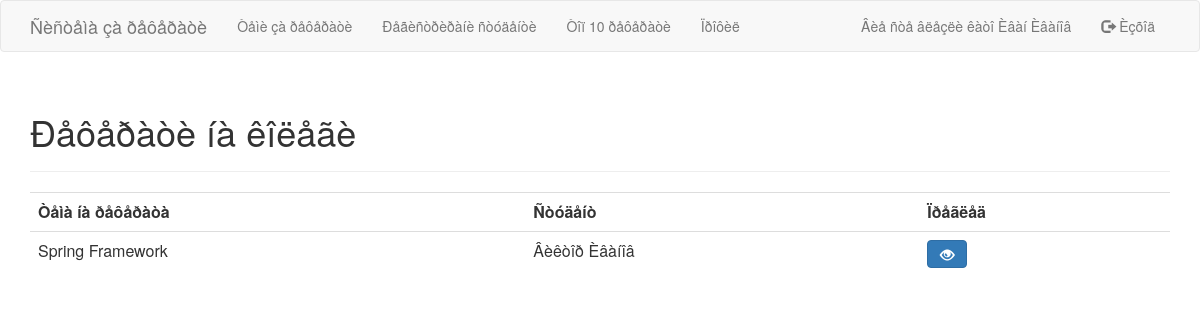
The page /essayList.php (signed in) on the database its author committed.
### tables this page shows
CREATE TABLE IF NOT EXISTS `essay` (
`id` int(11) NOT NULL,
  `title` varchar(128) NOT NULL,
  `content` text NOT NULL,
  `notes` text NOT NULL,
  `user_id` int(11) NOT NULL,
  `votes_sum` int(11) NOT NULL,
  `votes_count` int(11) NOT NULL,
  `upload_date` date NOT NULL,
  `version` int(11) NOT NULL
);

CREATE TABLE IF NOT EXISTS `user` (
`id` int(11) NOT NULL,
  `username` varchar(32) NOT NULL,
  `password` varchar(64) NOT NULL,
  `first_name` varchar(32) NOT NULL,
  `middle_name` varchar(32) NOT NULL,
  `last_name` varchar(32) NOT NULL,
  `role` int(1) NOT NULL,
  `fn` int(7) DEFAULT NULL
);

### Essay.php (called while the page is built, shortened)
<?php
include("User.php");
class Essay {
	function __construct($id, $title, $content, $notes, $user, $rating, $upload_date, $version) {
		$this->id = $id;
		$this->title = $title;
		$this->user = $user;
	}
	function __get($property) {
		return $this->$property;
	}
	public static function getColleagueEssays($conn, $author_id) {
		$sql = "select e.id, title, username, first_name, middle_name, last_name, role, fn, votes_count, votes_sum from essay e join user u on e.user_id = u.id where user_id <> $author_id and version = (select max(version) from essay e2 where e2.user_id = e.user_id)";
		$query = $conn->query($sql);
		while ($data = $query->fetch(PDO::FETCH_ASSOC)) {
			$user = new User($data["username"], $data["first_name"], $data["middle_name"], $data["last_name"], $data["role"], $data["fn"], null);
			if ($data["votes_count"] == 0) {
				$rating = 0;
			} else {
				$rating = round($data["votes_sum"] / $data["votes_count"], 2);
			}
			$essayList[] = new Essay($data["id"], $data["title"], null, null,  $user, $rating, null, null);
		}
		if (isset($essayList))
			return $essayList;
		return null;
	}
}
?>

### User.php (called while the page is built, shortened)
<?php
class User {
	function __construct($username, $firstName, $middleName, $lastName, $role, $fn, $essayId) {
		$this->firstName = $firstName;
		$this->lastName = $lastName;
	}
	function __get($property) {
		return $this->$property;
	}
}
?>

### essayList.php (the view, shortened to what this page needs)
<?php
include("Essay.php");
$conn = new PDO('mysql:host=' . DB_SERVER . ';dbname=' . DB_NAME, DB_USERNAME, DB_PASSWORD);
$essayList = Essay::getColleagueEssays($conn, $_SESSION["user_id"]);
?>
<html>
<head>
<link rel="stylesheet" href="css/bootstrap.min.css">
</head>
<body>
<?php include("menu.php"); ?>
<div class="container">
<div class="page-header">
<h1>Ðåôåðàòè íà êîëåãè</h1>
</div>
<?php
if ($essayList == null) {
	echo "Âñå îùå íå ñà äîáàâåíè ðåôåðàòè îò äðóãè ñòóäåíòè.";
} else {
?>
<table class="table table-hover">
<tr>
<th>Òåìà íà ðåôåðàòà</th>
<th>Ñòóäåíò</th>
<th>Ïðåãëåä</th>
</tr>
<?php
	foreach ($essayList as $essay) {
		echo "<tr>";
		echo "<td>$essay->title</td>";
		$user = $essay->user;
		echo "<td>$user->firstName $user->lastName</td>";
		echo "<td><a href=\"viewEssay.php?id=$essay->id\" class=\"btn btn-primary viewEssay\"><span class=\"glyphicon glyphicon-eye-open\" aria-hidden=\"true\"></span></button></td>";
		echo "</tr>";
	}
}
?>
</table>
</div>
</body>
</html>

### rows shown on the page
essay: title "Spring Framework", user.first_name "Âèêòîð", user.last_name "Èâàíîâ"

### other values the page prints
$_SESSION["first_name"] "Èâàí"
$_SESSION["last_name"] "Èâàíîâ"
